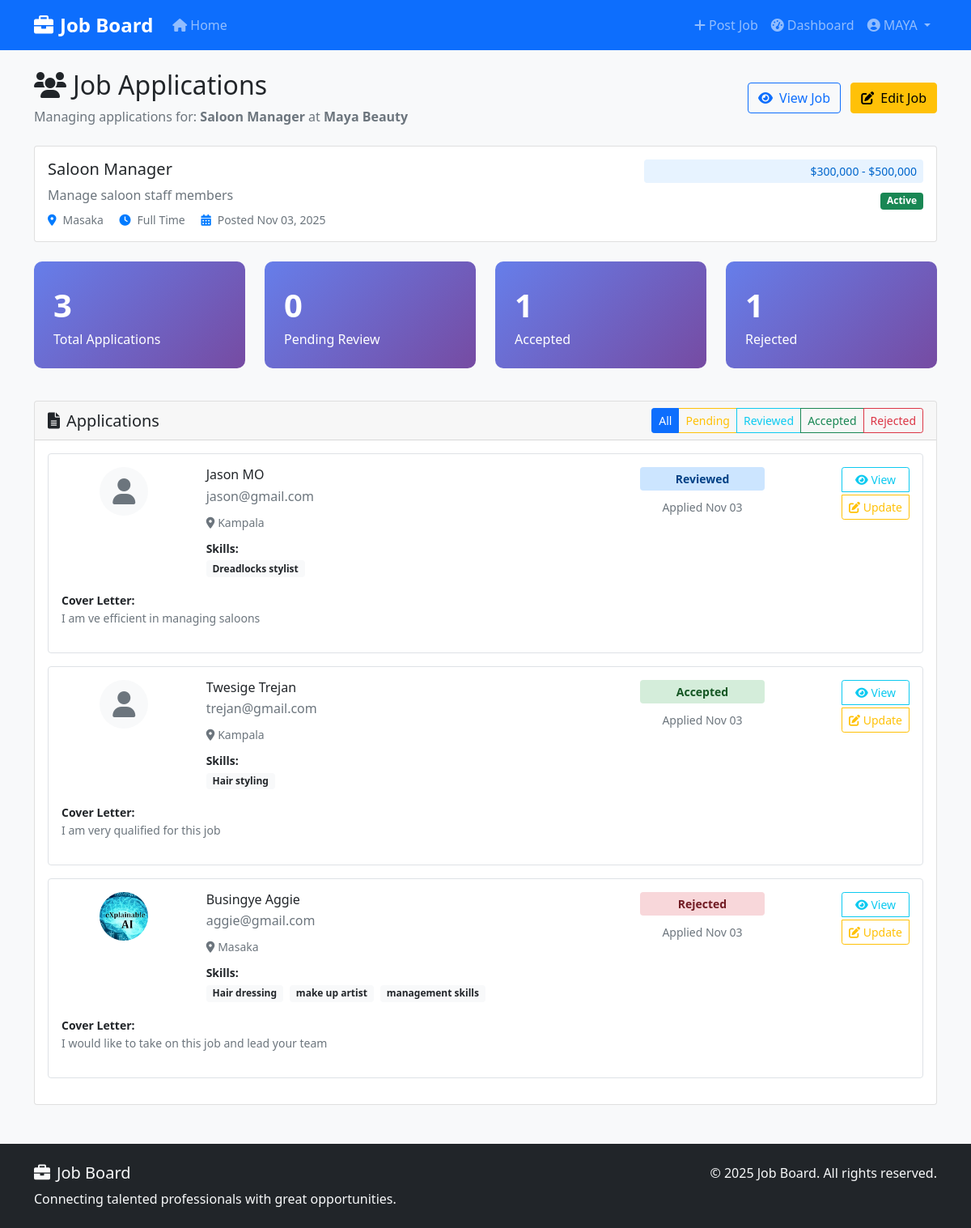
The app's page /job/4/applications/ (signed in) with its own data.
### jobs/models.py (models this page shows, shortened)
class Job(models.Model):
    employer = models.ForeignKey(User, on_delete=models.CASCADE, related_name='jobs')
    title = models.CharField(max_length=200)
    company_name = models.CharField(max_length=200)
    description = models.TextField()
    requirements = models.TextField()
    location = models.CharField(max_length=200)
    salary_min = models.DecimalField(max_digits=10, decimal_places=2, blank=True, null=True)
    salary_max = models.DecimalField(max_digits=10, decimal_places=2, blank=True, null=True)
    job_type = models.CharField(max_length=20, choices=JOB_TYPE_CHOICES, default='full_time')
    is_active = models.BooleanField(default=True)
    created_at = models.DateTimeField(auto_now_add=True)
    updated_at = models.DateTimeField(auto_now=True)
    deadline = models.DateTimeField(blank=True, null=True)
    class Meta:
        ordering = ['-created_at']
    def get_salary_range(self):
        if self.salary_min and self.salary_max:
            return f"${self.salary_min:,.0f} - ${self.salary_max:,.0f}"
        elif self.salary_min:
            return f"From ${self.salary_min:,.0f}"
        elif self.salary_max:
            return f"Up to ${self.salary_max:,.0f}"
        return "Salary not specified"

class Application(models.Model):
    job = models.ForeignKey(Job, on_delete=models.CASCADE, related_name='applications')
    applicant = models.ForeignKey(User, on_delete=models.CASCADE, related_name='applications')
    cover_letter = models.TextField()
    status = models.CharField(max_length=20, choices=APPLICATION_STATUS_CHOICES, default='pending')
    applied_at = models.DateTimeField(auto_now_add=True)
    updated_at = models.DateTimeField(auto_now=True)
    notes = models.TextField(blank=True, null=True, help_text="Internal notes by employer")
    class Meta:
        unique_together = ('job', 'applicant')
        ordering = ['-applied_at']

### accounts/models.py (models this page shows, shortened)
class JobSeekerProfile(models.Model):
    user = models.OneToOneField(User, on_delete=models.CASCADE)
    full_name = models.CharField(max_length=200)
    phone_number = models.CharField(max_length=20, blank=True, null=True)
    location = models.CharField(max_length=200, blank=True, null=True)
    resume = models.FileField(upload_to='resumes/', blank=True, null=True)
    profile_picture = models.ImageField(upload_to='profile_pictures/', blank=True, null=True)
    skills = models.TextField(help_text="Enter skills separated by commas")
    experience = models.TextField(blank=True, null=True)
    education = models.TextField(blank=True, null=True)
    linkedin_url = models.URLField(blank=True, null=True)
    portfolio_url = models.URLField(blank=True, null=True)
    created_at = models.DateTimeField(auto_now_add=True)
    updated_at = models.DateTimeField(auto_now=True)
    def get_skills_list(self):
        return [skill.strip() for skill in self.skills.split(',') if skill.strip()]

### jobs/views.py (the view)
# urls.py: path('job/<int:pk>/applications/', views.job_applications, name='job_applications'),
@login_required
def job_applications(request, pk):
    job = get_object_or_404(Job, pk=pk, employer=request.user)
    applications = Application.objects.filter(job=job)
    paginator = Paginator(applications, 10)
    page_number = request.GET.get('page')
    page_obj = paginator.get_page(page_number)
    context = {
        'job': job,
        'page_obj': page_obj,
        'pending_applications': Application.objects.filter(job=job, status='pending').count(),
        'accepted_applications': Application.objects.filter(job=job,status='accepted').count(),
        'rejected_applications': Application.objects.filter(job=job,status='rejected').count()
    }
    return render(request, 'jobs/job_applications.html', context)

### templates/jobs/job_applications.html (shortened to what this page needs)
{% extends 'base.html' %}
{% block content %}
<div class="row">
    <div class="col-12">
        <div class="d-flex justify-content-between align-items-center mb-4">
            <div>
                <h2><i class="fas fa-users me-2"></i>Job Applications</h2>
                <p class="text-muted mb-0">Managing applications for: <strong>{{ job.title }}</strong> at <strong>{{ job.company_name }}</strong></p>
            </div>
            <div>
                <a href="{% url 'job_detail' job.pk %}" class="btn btn-outline-primary me-2">
                    <i class="fas fa-eye me-2"></i>View Job
                </a>
                <a href="{% url 'edit_job' job.pk %}" class="btn btn-warning">
                    <i class="fas fa-edit me-2"></i>Edit Job
                </a>
            </div>
        </div>
        <div class="card mb-4">
            <div class="card-body">
                <div class="row">
                    <div class="col-md-8">
                        <h5>{{ job.title }}</h5>
                        <p class="text-muted mb-2">{{ job.description|truncatewords:30 }}</p>
                        <div class="job-meta">
                            <span class="me-3">
                                <i class="fas fa-map-marker-alt"></i>{{ job.location }}
                            </span>
                            <span class="me-3">
                                <i class="fas fa-clock"></i>{{ job.get_job_type_display }}
                            </span>
                            <span class="me-3">
                                <i class="fas fa-calendar-alt"></i>Posted {{ job.created_at|date:"M d, Y" }}
                            </span>
                        </div>
                    </div>
                    <div class="col-md-4 text-md-end">
                        {% if job.salary_min or job.salary_max %}
                            <div class="salary-range mb-2">{{ job.get_salary_range }}</div>
                        {% endif %}
                        <div>
                            {% if job.is_active %}
                                <span class="badge bg-success">Active</span>
                            {% else %}
                                <span class="badge bg-secondary">Inactive</span>
                            {% endif %}
                        </div>
                    </div>
                </div>
            </div>
        </div>
        <div class="row mb-4">
            <div class="col-md-3">
                <div class="stat-card bg-primary text-white">
                    <div class="stat-number">{{ page_obj.paginator.count }}</div>
                    <div>Total Applications</div>
                </div>
            </div>
            <div class="col-md-3">
                <div class="stat-card bg-warning text-white">
                    <div class="stat-number">{{ pending_applications }}</div>
                    <div>Pending Review</div>
                </div>
            </div>
            <div class="col-md-3">
                <div class="stat-card bg-success text-white">
                    <div class="stat-number">{{ accepted_applications }}</div>
                    <div>Accepted</div>
                </div>
            </div>
            <div class="col-md-3">
                <div class="stat-card bg-danger text-white">
                    <div class="stat-number">{{ rejected_applications }}</div>
                    <div>Rejected</div>
                </div>
            </div>
        </div>
                </div>
            </div>
        <div class="card">
            <div class="card-header d-flex justify-content-between align-items-center">
                <h5 class="mb-0"><i class="fas fa-file-alt me-2"></i>Applications</h5>
                <div class="btn-group" role="group">
                    <label class="btn btn-outline-primary btn-sm" for="all">All</label>
                    <label class="btn btn-outline-warning btn-sm" for="pending">Pending</label>
                    <label class="btn btn-outline-info btn-sm" for="reviewed">Reviewed</label>
                    <label class="btn btn-outline-success btn-sm" for="accepted">Accepted</label>
                    <label class="btn btn-outline-danger btn-sm" for="rejected">Rejected</label>
                </div>
            </div>
            <div class="card-body">
                {% if page_obj %}
                    {% for application in page_obj %}
                        <div class="border rounded p-3 mb-3 application-item" data-status="{{ application.status }}">
                            <div class="row">
                                <div class="col-md-2 text-center">
                                    {% if application.applicant.jobseekerprofile.profile_picture %}
                                        <img src="{{ application.applicant.jobseekerprofile.profile_picture.url }}"
                                             alt="Profile Picture" class="rounded-circle"
                                             style="width: 60px; height: 60px; object-fit: cover;">
                                    {% else %}
                                        <div class="rounded-circle bg-light d-inline-flex align-items-center justify-content-center"
                                             style="width: 60px; height: 60px;">
                                            <i class="fas fa-user fa-2x text-muted"></i>
                                        </div>
                                    {% endif %}
                                </div>
                                <div class="col-md-6">
                                    <h6 class="mb-1">
                                        {{ application.applicant.jobseekerprofile.full_name|default:application.applicant.username }}
                                    </h6>
                                    <p class="text-muted mb-2">{{ application.applicant.email }}</p>
                                    {% if application.applicant.jobseekerprofile.location %}
                                        <small class="text-muted">
                                            <i class="fas fa-map-marker-alt me-1"></i>{{ application.applicant.jobseekerprofile.location }}
                                        </small>
                                    {% endif %}
                                    {% if application.applicant.jobseekerprofile.skills %}
                                        <div class="mt-2">
                                            <small><strong>Skills:</strong></small>
                                            <div class="skills-preview">
                                                {% for skill in application.applicant.jobseekerprofile.get_skills_list|slice:":3" %}
                                                    <span class="badge bg-light text-dark me-1">{{ skill }}</span>
                                                {% endfor %}
                                            </div>
                                        </div>
                                    {% endif %}
                                </div>
                                <div class="col-md-2 text-center">
                                    <div class="application-status status-{{ application.status }} mb-2">
                                        {{ application.get_status_display }}
                                    </div>
                                    <small class="text-muted">Applied {{ application.applied_at|date:"M d" }}</small>
                                </div>
                                <div class="col-md-2 text-end">
                                    <div class="btn-group-vertical" role="group">
                                        <a href="{% url 'application_detail' application.pk %}"
                                           class="btn btn-sm btn-outline-info mb-1">
                                            <i class="fas fa-eye"></i> View
                                        </a>
                                        <a href="{% url 'update_application_status' application.pk %}"
                                           class="btn btn-sm btn-outline-warning">
                                            <i class="fas fa-edit"></i> Update
                                        </a>
                                    </div>
                                </div>
                            </div>
                            <div class="mt-3">
                                <small><strong>Cover Letter:</strong></small>
                                <p class="text-muted small">{{ application.cover_letter|truncatewords:25 }}</p>
                            </div>
                        </div>
                    {% endfor %}
                {% endif %}
            </div>
        </div>
{% endblock %}

### templates/base.html (shortened to what this page needs)
<!DOCTYPE html>
<html lang="en">
<head>
    <link href="https://cdn.jsdelivr.net/npm/bootstrap@5.1.3/dist/css/bootstrap.min.css" rel="stylesheet">
    <link rel="stylesheet" href="https://cdnjs.cloudflare.com/ajax/libs/font-awesome/6.0.0/css/all.min.css">
    {% load static %}
    <link rel="stylesheet" href="{% static 'css/style.css' %}">
</head>
<body>
    <nav class="navbar navbar-expand-lg navbar-dark bg-primary">
        <div class="container">
            <a class="navbar-brand fw-bold" href="{% url 'home' %}">
                <i class="fas fa-briefcase me-2"></i>Job Board
            </a>
            <div class="collapse navbar-collapse" id="navbarNav">
                <ul class="navbar-nav me-auto">
                    <li class="nav-item">
                        <a class="nav-link" href="{% url 'home' %}">
                            <i class="fas fa-home me-1"></i>Home
                        </a>
                    </li>
                </ul>
                <ul class="navbar-nav">
                    {% if user.is_authenticated %}
                        {% if user.userprofile.role == 'employer' %}
                            <li class="nav-item">
                                <a class="nav-link" href="{% url 'create_job' %}">
                                    <i class="fas fa-plus me-1"></i>Post Job
                                </a>
                            </li>
                            <li class="nav-item">
                                <a class="nav-link" href="{% url 'employer_dashboard' %}">
                                    <i class="fas fa-tachometer-alt me-1"></i>Dashboard
                                </a>
                            </li>
                        {% endif %}
                        <li class="nav-item dropdown">
                            <a class="nav-link dropdown-toggle" href="#" id="navbarDropdown" role="button" data-bs-toggle="dropdown">
                                <i class="fas fa-user-circle me-1"></i>{{ user.username }}
                            </a>
                        </li>
                    {% endif %}
                </ul>
            </div>
        </div>
    </nav>
    <main class="container mt-4">
        {% block content %}{% endblock %}
    </main>
    <footer class="bg-dark text-light py-4 mt-5">
        <div class="container">
            <div class="row">
                <div class="col-md-6">
                    <h5><i class="fas fa-briefcase me-2"></i>Job Board</h5>
                    <p class="mb-0">Connecting talented professionals with great opportunities.</p>
                </div>
                <div class="col-md-6 text-md-end">
                    <p class="mb-0">&copy; {% now "Y" %} Job Board. All rights reserved.</p>
                </div>
            </div>
        </div>
    </footer>
</body>
</html>

### static/css/style.css (style rules this page uses)
body { font-family: 'Segoe UI', Tahoma, Geneva, Verdana, sans-serif; background-color: #f8f9fa; }
.navbar-brand { font-size: 1.5rem; }
.salary-range { background-color: #e7f3ff; color: #0066cc; padding: 0.25rem 0.5rem; border-radius: 0.25rem; font-size: 0.875rem; font-weight: 500; }
.application-status { font-weight: 600; padding: 0.25rem 0.5rem; border-radius: 0.25rem; font-size: 0.875rem; }
.status-reviewed { background-color: #cce5ff; color: #004085; }
.status-accepted { background-color: #d4edda; color: #155724; }
.status-rejected { background-color: #f8d7da; color: #721c24; }
.stat-card { background: linear-gradient(135deg, #667eea 0%, #764ba2 100%); color: white; border-radius: 10px; padding: 1.5rem; margin-bottom: 1rem; }
.stat-number { font-size: 2.5rem; font-weight: bold; }
.job-meta { font-size: 0.875rem; color: #6c757d; }
.job-meta i { color: #007bff; margin-right: 0.5rem; }

### records on screen
Job: title "Saloon Manager", company_name "Maya Beauty", description "Manage saloon staff members", location "Masaka", job_type "Full Time", created_at "Nov 03, 2025", get_salary_range "$300,000 - $500,000"
Application: applicant.jobseekerprofile.full_name "Jason MO", applicant.email "jason@gmail.com", applicant.jobseekerprofile.location "Kampala", status "Reviewed", applied_at "Nov 03", cover_letter "I am ve efficient in managing saloons"
JobSeekerProfile: get_skills_list "Dreadlocks stylist"
Application: applicant.jobseekerprofile.full_name "Twesige Trejan", applicant.email "trejan@gmail.com", applicant.jobseekerprofile.location "Kampala", status "Accepted", applied_at "Nov 03", cover_letter "I am very qualified for this job"
JobSeekerProfile: get_skills_list "Hair styling"
Application: applicant.jobseekerprofile.profile_picture (picture), applicant.jobseekerprofile.full_name "Busingye Aggie", applicant.email "aggie@gmail.com", applicant.jobseekerprofile.location "Masaka", get_skills_list "Hair dressing" "make up artist" "management skills", status "Rejected", applied_at "Nov 03", cover_letter "I would like to take on this job and lead your team"

### other values on screen
{{ user.username }} "MAYA"
{{ page_obj.paginator.count }} "3"
{{ pending_applications }} "0"
{{ accepted_applications }} "1"
{{ rejected_applications }} "1"
